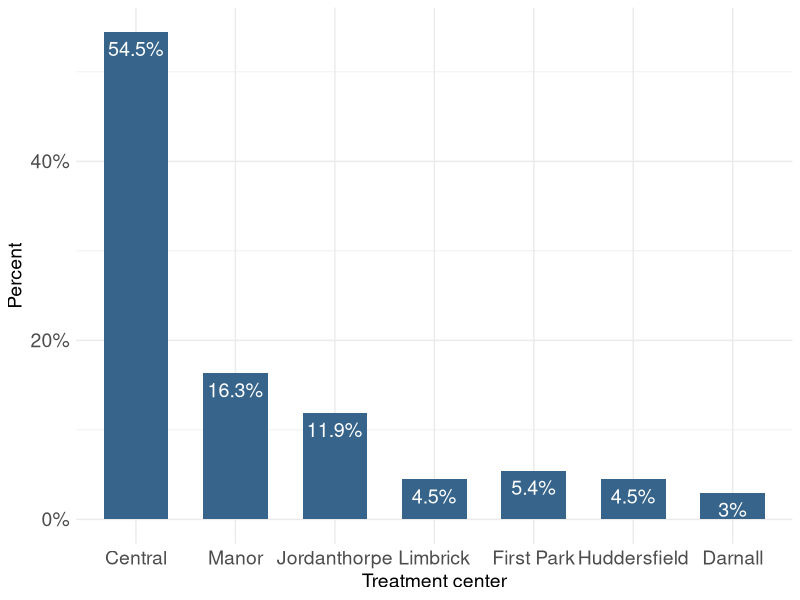

Here is the R script that generated this plot:

library(tidyverse)
library(scales)
library(readr)
corn <- read_csv("data/corn.csv")

dat <- corn %>% 
 mutate(group = factor(group, levels = c(1, 2), 
                              labels=c('scalpel', 'corn plaster')),
        centre_a = factor(centre_a, levels = c(1, 2, 3, 4, 5,  9,  11 ),
                          labels = c('Central', 'Manor', 'Jordanthorpe', 'Limbrick',
                                     'First Park', 'Huddersfield', 'Darnall')),
        gender = factor(gender, levels = c(1, 2), 
                              labels=c('male', 'female'))
         
 )

table(corn$centre_a)
names(corn)


centres <- dat %>% 
  count(centre_a) %>% 
  mutate(percent = n / sum(n))

ggplot(centres, aes(x = centre_a, y = percent)) +
  geom_col(width=0.65, fill = "steelblue4") +
  geom_text(aes(label=paste0(round(percent*100, 1), "%")),
            vjust=1.6, color = "white", size = 5) +
  labs(x = "Treatment center", y = "Percent") +
  scale_y_continuous(labels = scales::percent) +
  theme_minimal() +
  theme(
    axis.title=element_text(size = 14),
    axis.text=element_text(size = 14)
    
  )




